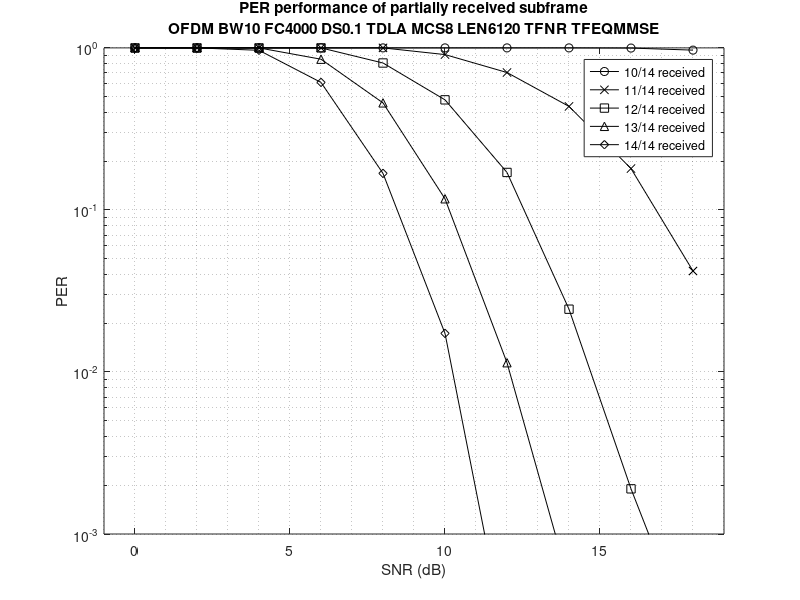

The MATLAB source for this figure:
% simulator: new_wave_lls
% commit: 

% RUNNING CASE: OTFS BW10 FC4000 V120 DS0.1 TDLA MCS8 LEN6120 SIM10000 SNR0 DDTONE TFEQMMSE
% 9 symbol received
per_case01 = [ ...
     0.0    1.000000
     2.0    1.000000
     4.0    1.000000
     6.0    1.000000
     8.0    1.000000
    10.0    1.000000
    12.0    1.000000
    14.0    1.000000
    16.0    1.000000
    18.0    1.000000];

% 10 symbols received
per_case02 = [ ...
     0.0    1.000000
     2.0    1.000000
     4.0    1.000000
     6.0    1.000000
     8.0    1.000000
    10.0    1.000000
    12.0    1.000000
    14.0    1.000000
    16.0    0.997512
    18.0    0.968599];

% 11 symbol received
per_case03 = [ ...
     0.0    1.000000
     2.0    1.000000
     4.0    1.000000
     6.0    1.000000
     8.0    1.000000
    10.0    0.909297
    12.0    0.704745
    14.0    0.435396
    16.0    0.179982
    18.0    0.041985];

% 12 symbol received
per_case04 = [ ...
     0.0    1.000000
     2.0    1.000000
     4.0    1.000000
     6.0    1.000000
     8.0    0.806841
    10.0    0.477950
    12.0    0.170348
    14.0    0.024400
    16.0    0.001900
    18.0    0.000200];

% 13 symbol received
per_case05 = [ ...
     0.0    1.000000
     2.0    1.000000
     4.0    1.000000
     6.0    0.851380
     8.0    0.457763
    10.0    0.117149
    12.0    0.011400
    14.0    0.000500];

% 14 symbol received
per_case06 = [ ...
     0.0    1.000000
     2.0    1.000000
     4.0    0.966265
     6.0    0.612214
     8.0    0.168064
    10.0    0.017300
    12.0    0.000200];

figure
semilogy(per_case02(:,1),per_case02(:,2),'-ko'), hold on
semilogy(per_case03(:,1),per_case03(:,2),'-kx')
semilogy(per_case04(:,1),per_case04(:,2),'-ks')
semilogy(per_case05(:,1),per_case05(:,2),'-k^')
semilogy(per_case06(:,1),per_case06(:,2),'-kd'), hold off
grid minor
title({'PER performance of partially received subframe'; 'OFDM BW10 FC4000 DS0.1 TDLA MCS8 LEN6120 TFNR TFEQMMSE'})
xlabel('SNR (dB)'), ylabel('PER')
legend('10/14 received', '11/14 received', '12/14 received', '13/14 received', '14/14 received')
axis([-1 19 1e-3 1])
